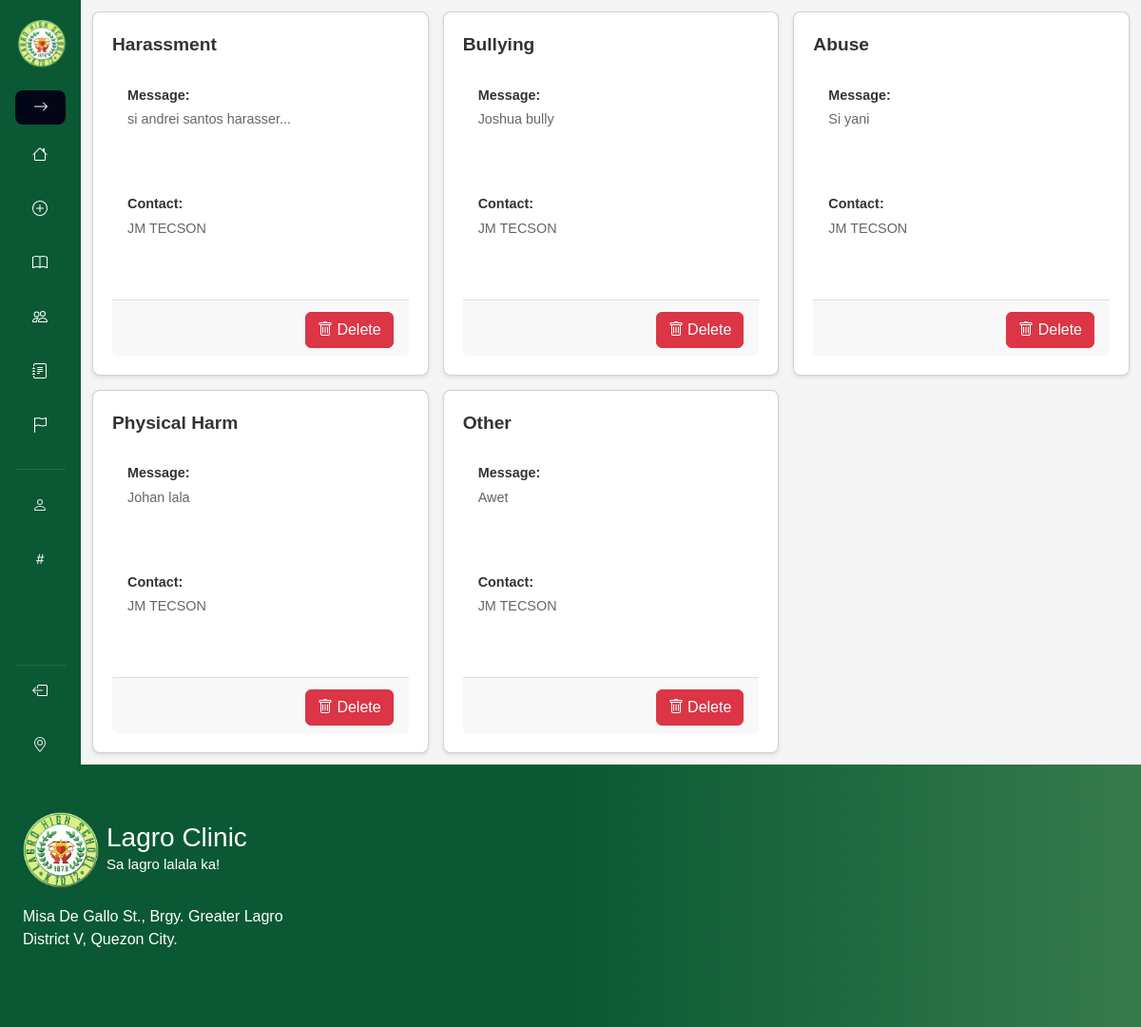
/in/reports.php, run on the app's committed database.
### tables this page shows
CREATE TABLE `report` (
  `id` int(11) NOT NULL,
  `topic` varchar(50) NOT NULL,
  `message` longtext NOT NULL,
  `contact` varchar(100) NOT NULL,
  `added` datetime NOT NULL
);

### in/reports.php (the view, shortened to what this page needs)
<!DOCTYPE html>
<html lang="en">
<head>
    <link href="../css/bootstrap.min.css" rel="stylesheet" />
    <link href="https://cdn.jsdelivr.net/npm/remixicon@4.5.0/fonts/remixicon.css" rel="stylesheet" />
</head>
<body>
    <main>
        <div class="sidebar-container">
            <?php include '../include/sidebar.php'; ?>
        </div>
        <div class="container">
            <?php
            include "../include/db.php";
            $sql = "SELECT * FROM report";
            $result = mysqli_query($conn, $sql);
            if ($result->num_rows > 0) {
                while ($row = $result->fetch_assoc()) {
            ?>
                    <div class="card" data-id="<?php echo $row['id']; ?>">
                        <div class="card-topic"><?php echo htmlspecialchars($row['topic']); ?></div>
                        <div class="card-body">
                            <label>Message:</label>
                            <p><?php echo htmlspecialchars($row['message']); ?></p>
                        </div>
                        <div class="card-body">
                            <label>Contact:</label>
                            <p><?php echo htmlspecialchars($row['contact']); ?></p>
                        </div>
                        <div class="card-footer">
                            <button class="btn btn-danger" onclick="deleteReport(<?php echo $row['id']; ?>)">
                                <span></span> Delete
                            </button>
                        </div>
                    </div>
            <?php
                }
            } else {
                echo "<div class='no-reports'>No reports found.</div>";
            }
            ?>
        </div>
    </main>
    <?php include "../include/footer.php" ?>
</body>
</html>

### include/sidebar.php (shortened to what this page needs)
<?php
include "../include/db.php";
$sql = "SELECT * FROM registered_accounts WHERE account_id = ?";
$stmt = mysqli_prepare($conn, $sql);
mysqli_stmt_bind_param($stmt, "i", $_SESSION["account_id"]);
mysqli_stmt_execute($stmt);
$result = mysqli_stmt_get_result($stmt);
$user = mysqli_fetch_assoc($result);
?>
<!DOCTYPE html>
<html lang="en">
<head>
</head>
<body>
  <div class="sidebar collapsed" id="sidebar">
    <ul class="menu">
      <div class="sidebar-header">
        <div class="logo"><img src="../include/Lagro_High_School_logo.png" alt=""></div>
      </div>
      <button class="toggle-btn" id="arrow" onclick="toggleSidebar()"><svg xmlns="http://www.w3.org/2000/svg" width="16" height="16" fill="currentColor" class="bi bi-arrow-right" viewBox="0 0 16 16">
          <path fill-rule="evenodd" d="M1 8a.5.5 0 0 1 .5-.5h11.793l-3.147-3.146a.5.5 0 0 1 .708-.708l4 4a.5.5 0 0 1 0 .708l-4 4a.5.5 0 0 1-.708-.708L13.293 8.5H1.5A.5.5 0 0 1 1 8" />
        </svg></button>
      <a href="dashboard.php">
        <li data-label="Dashboard"><i></i><span>Dashboard</span></li>
      </a>
      <a href="index.php">
        <li data-label="Add Patient"><i></i><span>Add Patient</span></li>
      </a>
      <a href="confine.php">
        <li data-label="Confinement Form"><i></i><span>Confinement Form</span></li>
      </a>
      <a href="studentlist.php">
        <li data-label="Student Record"><i></i><span>Student Record</span></li>
      </a>
      <a href="anecdotal.php">
        <li data-label="Anecdotal Record"><i></i><span>Anecdotal Record</span></li>
      </a>
      <a href="reports.php">
        <li data-label="Reports"><i></i><span>Reports</span></li>
      </a>
    </ul>
    <ul class="menu middle" style="margin-top: 20px; border-top: 1px solid rgba(255, 255, 255, .1); padding-top: 12px;">
      <li data-label="<?php echo $user["last_name"]; ?>"><i></i><span><?php echo $user["last_name"]; ?></span></li>
      <li data-label="<?php echo $user["employee_id"]; ?>"><i></i><span><?php echo $user["employee_id"]; ?></span></li>
    </ul>
    <ul class="menu bottom" style="border-top: 1px solid rgba(255, 255, 255, .1);">
      <a href="../process/logout.php">
        <li data-label="Logout"><i></i><span>Logout</span></li>
      </a>
      <li data-label="Location"><i></i><span>Location</span></li>
    </ul>
  </div>
</body>
</html>

### include/footer.php (shortened to what this page needs)
<!DOCTYPE html>
<html lang="en">
<head>
</head>
<body>
    <footer class="row-cols-1 row-cols-sm-2 row-cols-md-4 py-5 px-4" style="display: flex;">
        <div class="col mb-3">
            <a href="/" class="d-flex align-items-center mb-3 link-body-emphasis text-decoration-none"
                aria-label="Bootstrap">
                <img src="../include/Lagro_High_School_logo.png" alt="" width="80" height="80" class="me-2">
                <div style="color: var(--font-color);">
                    <h2 style="font-size: 28px; margin-top: 12px;">Lagro Clinic</h2>
                    <p style="font-size: 15px; margin-top: -8px;">Sa lagro lalala ka!</p>
                </div>
            </a>
            <p class="">Misa De Gallo St., Brgy. Greater Lagro District V, Quezon City.</p>
        </div>
        <div class="col mb-3"></div>
        <div class="col mb-3">
    </footer>
</body>
</html>

### in/reports.php (style rules this page uses)
* { padding: 0; margin: 0; box-sizing: border-box; }
body { font-family: Arial, sans-serif; background-color: #f5f5f5; }
.sidebar-container { position: relative; left: 0; margin-bottom: -10px; }
main { display: flex; }
.container { width: 100%; display: grid; grid-template-columns: repeat(auto-fill, minmax(280px, 1fr)); padding: 12px; gap: 15px; }
.card { background-color: #fff; border-radius: 8px; box-shadow: 0 2px 4px rgba(0, 0, 0, 0.1); padding: 20px; display: flex; flex-direction: column; transition: all 0.3s ease-in-out; animation: fadeIn 0.5s ease-in-out; }
.card-topic { font-size: 1.2em; margin-bottom: 12px; color: #333; font-weight: 600; text-transform: capitalize; }
.card-body { font-size: 0.9em; color: #666; margin-bottom: 10px; flex-grow: 1; }
.card-body label { font-weight: 600; color: #333; display: block; margin-bottom: 4px; }
.card-body p { margin: 0; }
.card-footer { margin-top: 12px; padding-top: 12px; border-top: 1px solid #ddd; display: flex; justify-content: flex-end; }

### include/sidebar.php (style rules this page uses)
.sidebar { position: relative; top: 0px; height: 103%; width: 240px; background: rgb(10, 89, 52); padding: 16px; padding-bottom: 200px; color: #e5e7eb; transition: width 0.35s ease; margin-top: -10px; }
.sidebar.collapsed { width: 85px; }
.sidebar-header { display: flex; align-items: center; justify-content: space-between; margin-bottom: 18px; margin-top: 15px; margin-left: 2.5px; }
.logo img { width: 50px; }
.toggle-btn { background: #020617; border: none; color: white; padding: 6px 8px; border-radius: 8px; cursor: pointer; }
.menu { list-style: none; padding: 0; margin: 0; display: flex; flex-direction: column; gap: 6px; }
.menu.bottom { position: absolute; bottom: 20px; left: 16px; right: 16px; }
.menu li { position: relative; display: flex; align-items: center; gap: 14px; padding: 12px 14px; border-radius: 12px; cursor: pointer; transition: background 0.25s; }
.menu i { min-width: 24px; text-align: center; font-style: normal; font-size: 18px; transition: transform .2s ease; }
.sidebar.collapsed li::after { content: attr(data-label); position: absolute; left: 78px; top: 50%; transform: translateY(-50%) translateX(-6px); background: #ffffff; color: #0f172a; padding: 6px 12px; border-radius: 10px; font-size: 14px; font-weight: 500; white-space: nowrap; opacity: 0; pointer-events: none; box-shadow: 0 10px 25px rgba(0, 0, 0, 0.18); transition: all 0.25s ease; z-index: 100; }
.sidebar.collapsed li::before { content: ""; position: absolute; left: 70px; top: 50%; transform: translateY(-50%) translateX(-6px); border-width: 6px; border-style: solid; border-color: transparent #ffffff transparent transparent; opacity: 0; transition: all 0.25s ease; }
a { text-decoration: none; color: white; }

### include/footer.php (style rules this page uses)
:root { --primary-color: green; --secondary-color: blue; --font-color: white; --gradient-color: linear-gradient(90deg, rgb(10, 89, 52) 50%, rgb(55, 123, 77) 100%); --input-color: #f1f1f1; --shadow: 0 2px 5px rgba(0, 0, 0, 0.2) }
footer { background: var(--gradient-color); color: var(--font-color); }
.bi { vertical-align: -0.125em; fill: currentColor; }

### data on the page
report: topic "Harassment", message "si andrei santos harasser...", contact "JM TECSON"
report: topic "Bullying", message "Joshua bully", contact "JM TECSON"
report: topic "Abuse", message "Si yani", contact "JM TECSON"
report: topic "Physical Harm", message "Johan lala", contact "JM TECSON"
report: topic "Other", message "Awet", contact "JM TECSON"
